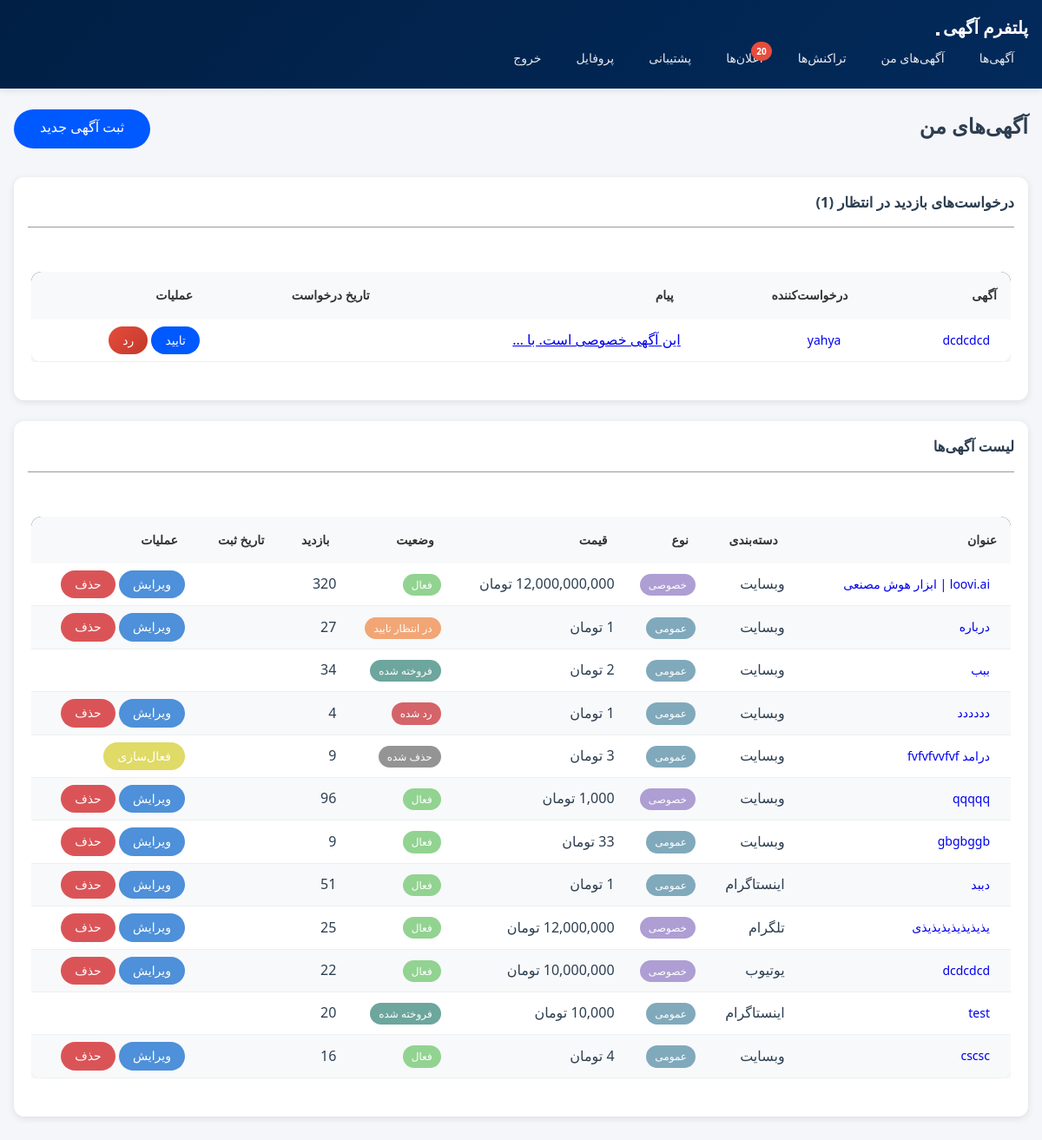
The page /listings/my-listings/ (signed in) on the database as committed earlier.
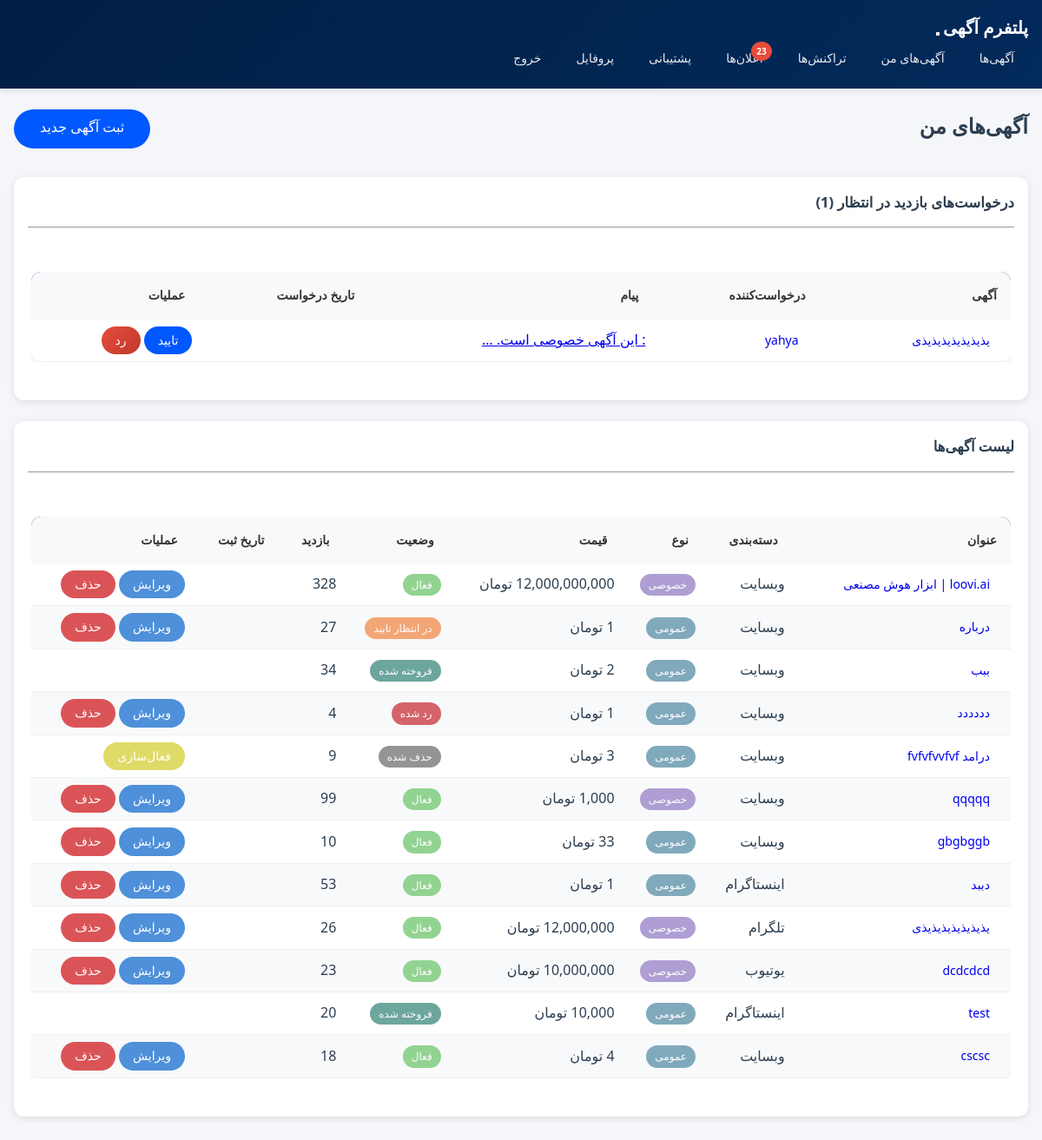
The same page on the database as committed later.
### listings/models.py (models this page shows, shortened)
class VisitRequest(models.Model):
    STATUS_CHOICES = [
        ('pending', 'در انتظار تایید'),
        ('approved', 'تایید شده'),
        ('rejected', 'رد شده'),
    ]
    listing = models.ForeignKey(Listing, on_delete=models.CASCADE, related_name='visit_requests')
    requester = models.ForeignKey(settings.AUTH_USER_MODEL, on_delete=models.CASCADE, related_name='visit_requests')
    status = models.CharField(max_length=20, choices=STATUS_CHOICES, default='pending')
    message = models.TextField(blank=True, verbose_name='پیام درخواست')
    created_at = models.DateTimeField(auto_now_add=True)
    updated_at = models.DateTimeField(auto_now=True)
    class Meta:
        verbose_name = 'درخواست بازدید'
        verbose_name_plural = 'درخواست‌های بازدید'
        unique_together = ['listing', 'requester']
        ordering = ['-created_at']

class Listing(models.Model):
    STATUS_CHOICES = [
        ('pending', 'در انتظار تایید'),
        ('active', 'فعال'),
        ('sold', 'فروخته شده'),
        ('rejected', 'رد شده'),
        ('deleted', 'حذف شده'),
    ]
    """LEVEL_CHOICES = [
        ('beginner', 'مبتدی'),
        ('intermediate', 'متوسط'),
        ('advanced', 'پیشرفته'),
        ('professional', 'حرفه‌ای'),
    ] """
    seller = models.ForeignKey(settings.AUTH_USER_MODEL, on_delete=models.CASCADE, related_name='listings')
    category = models.ForeignKey(Category, on_delete=models.SET_NULL, null=True)
    title = models.CharField(max_length=200)
    description = models.TextField()
    location = models.TextField(max_length=200, null=True, blank=True)
    price = models.DecimalField(max_digits=12, decimal_places=0)
    discount_price = models.DecimalField(max_digits=12, decimal_places=0, null=True, blank=True)
    about_platform = models.TextField(null=True, blank=True, verbose_name='درباره پلتفرم')
    """ level = models.CharField(max_length=20, choices=LEVEL_CHOICES, default='beginner', verbose_name='سطح') """
    platform_url = models.URLField()
    followers_count = models.IntegerField(default=0)
    monthly_income = models.DecimalField(null=True, blank=True, max_digits=12, decimal_places=0)
    platform_age = models.IntegerField(default=0)
    most_like = models.IntegerField(null=True, blank=True)
    most_view = models.IntegerField(null=True, blank=True)
    most_comment = models.IntegerField(null=True, blank=True)
    main_image = models.ImageField(upload_to='listings/images/')
    is_preferment = models.BooleanField(default=False, verbose_name='آگهی ارتقا یافته')
    is_income = models.BooleanField(default=True, verbose_name='اگهی به درامد رسیده')
    is_verified = models.BooleanField(default=False, verbose_name='اطلاعات مورد تایید است')
    is_private = models.BooleanField(default=False, verbose_name='آگهی خصوصی')
    status = models.CharField(max_length=20, choices=STATUS_CHOICES, default='pending')
    rejection_reason = models.TextField(blank=True, null=True, verbose_name='دلیل رد')
    views_count = models.IntegerField(default=0)
    created_at = models.DateTimeField(auto_now_add=True)
    updated_at = models.DateTimeField(auto_now=True)
    class Meta:
        ordering = ['-created_at']

class Category(models.Model):
    PLATFORM_CHOICES = [
        ('website', 'وبسایت'),
        ('instagram', 'اینستاگرام'),
        ('telegram', 'تلگرام'),
        ('youtube', 'یوتیوب'),
        ('aparat', 'آپارات'),
        ('other', 'سایر'),
    ]
    name = models.CharField(max_length=100)
    platform = models.CharField(max_length=20, choices=PLATFORM_CHOICES)
    description = models.TextField(blank=True)
    class Meta:
        verbose_name_plural = 'دسته‌بندی‌ها'

### accounts/models.py (models this page shows, shortened)
class User(AbstractUser):
    phone_number = models.CharField(max_length=11, unique=True, null=True, blank=True, verbose_name='شماره موبایل')
    national_code = models.CharField(max_length=10, unique=True, null=True, blank=True, verbose_name='کد ملی')
    profile_image = models.ImageField(upload_to='profiles/', null=True, blank=True, verbose_name='تصویر پروفایل')
    is_verified = models.BooleanField(default=False, verbose_name='احراز شده')
    created_at = models.DateTimeField(auto_now_add=True, verbose_name='تاریخ عضویت')

### listings/views.py (the view)
# urls.py: path('my-listings/', views.my_listings, name='my_listings'),
@login_required
def my_listings(request):
    listings = Listing.objects.filter(seller=request.user)
    pending_requests = VisitRequest.objects.filter(
        listing__seller=request.user,
        status='pending'
    ).select_related('listing', 'requester')
    return render(request, 'listings/my_listings.html', {
        'listings': listings,
        'pending_requests': pending_requests
    })

### listings/templatetags/custom_tags.py (called while the page is built)
@register.filter(name='split_number')
def split_number(value):
    try:
        return f"{int(value):,}"
    except (ValueError, TypeError):
        return value

### listings/templatetags/date_filters.py (called while the page is built)
@register.filter
def jalali_date_numeric(value):
    if not value:
        return ""
    j_date = jdatetime.datetime.fromgregorian(datetime=value)
    return j_date.strftime("%Y/%m/%d")

@register.filter
def to_jalali(value):
    if value:
        jalali_date = jdatetime.datetime.fromgregorian(datetime=value)
        return jalali_date.strftime('%Y/%m/%d %H:%M')
    return ''

### notifications/context_processors.py (called while the page is built)
def unread_notifications_count(request):
    if request.user.is_authenticated:
        count = Notification.objects.filter(recipient=request.user, is_read=False).count()
        return {'unread_notifications_count': count}
    return {'unread_notifications_count': 0}

### templates/listings/my_listings.html (shortened to what the changed rows need)
{% extends 'base.html' %}
{% load custom_tags %}
{% load date_filters %}
{% block content %}
<div class="btn-listing-create">
    <h2 class="mb-4">آگهی‌های من</h2>
</div>
{% if pending_requests %}
<div class="card mb-4">
    <div class="card-body">
        <div class="table-responsive">
            <table class="table table-hover">
                <thead>
                    <tr>
                        <th>آگهی</th>
                        <th>درخواست‌کننده</th>
                        <th>پیام</th>
                        <th>تاریخ درخواست</th>
                        <th>عملیات</th>
                    </tr>
                </thead>
                <tbody>
                    {% for request in pending_requests %}
                    <tr>
                        <td>
                            <a href="{% url 'listings:listing_detail' request.listing.pk %}"
                                class="btn btn-sm btn-link">
                                {{ request.listing.title }}
                            </a>
                        </td>
                        <td>
                            <a href="{% url 'listings:user_profile' request.requester.username %}"
                                class="btn btn-sm btn-link">
                                {{ request.requester.username }}
                            </a>
                        </td>
                        <td>
                            {% if request.message %}
                            <a href="javascript:void(0);" onclick="openModal('messageModal{{ request.pk }}')"
                                class="text-decoration-none">
                                {{ request.message|truncatewords:5 }}
                            </a>
                            {% else %}
                            <em class="text-muted">بدون پیام</em>
                            {% endif %}
                        </td>
                        <td>{{ request.created_at|to_jalali }}</td>
                        <td>
                            <a href="{% url 'listings:manage_visit_request' request.pk 'approve' %}"
                                class="btn btn-sm btn-success"
                                onclick="return confirm('آیا از تایید این درخواست اطمینان دارید؟')">
                                تایید
                            </a>
                            <a href="{% url 'listings:manage_visit_request' request.pk 'reject' %}"
                                class="btn btn-sm btn-danger"
                                onclick="return confirm('آیا از رد این درخواست اطمینان دارید؟')">
                                رد
                            </a>
                        </td>
                    </tr>
                    {% endfor %}
                </tbody>
            </table>
        </div>
    </div>
</div>
{% endif %}
<div class="card">
    <div class="card-body">
        <div class="table-responsive">
            <table class="table table-striped">
                <thead>
                    <tr>
                        <th>عنوان</th>
                        <th>دسته‌بندی</th>
                        <th>نوع</th>
                        <th>قیمت</th>
                        <th>وضعیت</th>
                        <th>بازدید</th>
                        <th>تاریخ ثبت</th>
                        <th>عملیات</th>
                    </tr>
                </thead>
                <tbody>
                    {% for listing in listings %}
                    <tr style="cursor: pointer;">
                        <td>
                            <a href="{% url 'listings:listing_detail' listing.pk %}" class="btn btn-sm btn-link"
                                onclick="event.stopPropagation();">
                                {{ listing.title }}
                            </a>
                        </td>
                        <td>{{ listing.category.name }}</td>
                        <td>
                            {% if listing.is_private %}
                            <span class="badge tag-private">خصوصی</span>
                            {% else %}
                            <span class="badge tag-general">عمومی</span>
                            {% endif %}
                        </td>
                        <td>{{ listing.price|split_number }} تومان</td>
                        <td>
                            <span
                                class="badge tag-{% if listing.status == 'active' %}active{% elif listing.status == 'sold' %}sold{% elif listing.status == 'rejected' %}not-accepted{% elif listing.status == 'deleted' %}deleted{% else %}waiting{% endif %}">
                                {{ listing.get_status_display }}
                            </span>
                        </td>
                        <td>{{ listing.views_count|split_number }}</td>
                        <td>{{ listing.created_at|jalali_date_numeric }}</td>
                        <td onclick="event.stopPropagation();">
                            {% if listing.status != 'deleted' and listing.status != 'sold' %}
                            <a href="{% url 'listings:listing_edit' listing.pk %}"
                                class="btn btn-sm btn-edit">ویرایش</a>
                            <a href="{% url 'listings:listing_delete' listing.pk %}"
                                class="btn btn-sm btn-remove">حذف</a>
                            {% endif %}
                            {% if listing.status == 'deleted' %}
                            <a href="{% url 'listings:listing_activate' listing.pk %}"
                                class="btn btn-sm btn-activation">فعال‌سازی</a>
                            {% endif %}
                        </td>
                    </tr>
                    {% empty %}
                    <tr>
                        <td colspan="8" class="text-center">شما هنوز آگهی ثبت نکرده‌اید.</td>
                    </tr>
                    {% endfor %}
                </tbody>
            </table>
        </div>
    </div>
</div>
{% endblock %}

Rows that differ between the two databases and show on the page:
removed VisitRequest: listing "dcdcdcd", requester.username "yahya", message "این آگهی خصوصی است. با …"
added VisitRequest: listing "یذیذیذیذیذیذیذی", requester.username "yahya", message ": این آگهی خصوصی است. …"
changed Listing "loovi.ai | ابزار هوش مصنعی": views_count|split_number "320" → "328"
changed Listing "qqqqq": views_count|split_number "96" → "99"
changed Listing "gbgbggb": views_count|split_number "9" → "10"
changed Listing "دببد": views_count|split_number "51" → "53"
changed Listing "یذیذیذیذیذیذیذی": views_count|split_number "25" → "26"
changed Listing "dcdcdcd": views_count|split_number "22" → "23"
changed Listing "cscsc": views_count|split_number "16" → "18"
Other text that changed with them:
{{ unread_notifications_count }}: "20" → "23"
